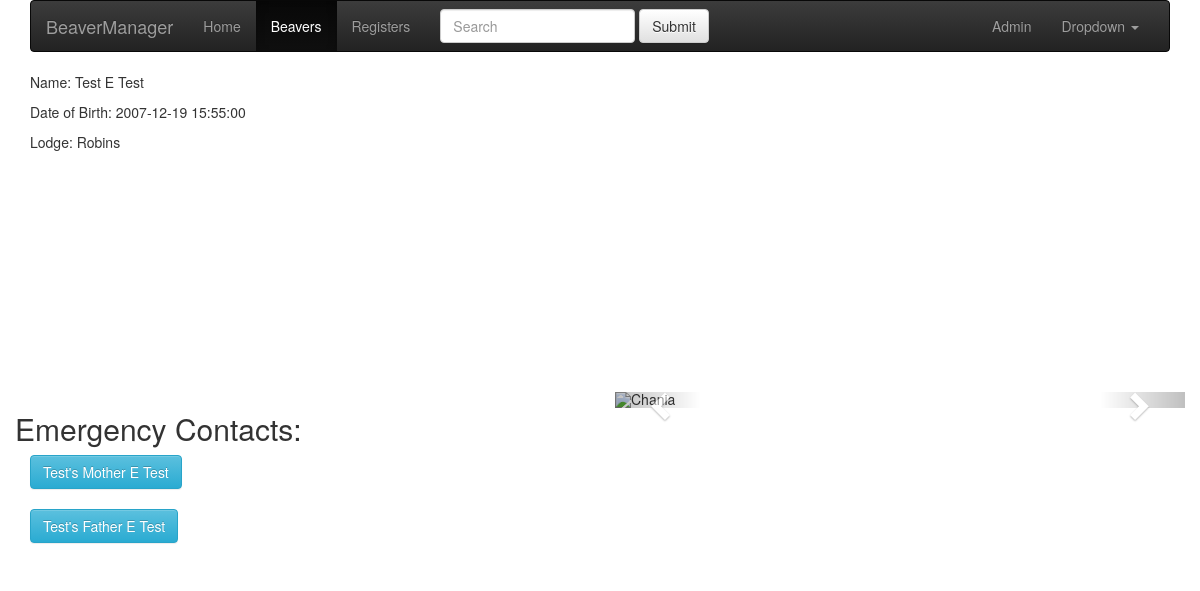
The app's page /beavers/1 with its own data.
### app/models.py (models this page shows, shortened)
class Beaver(db.Model):
    id = db.Column(db.Integer, primary_key=True)
    first_name = db.Column(db.String(64))
    surname = db.Column(db.String(64))
    dob = db.Column(db.DateTime)
    lodge_id = db.Column(db.Integer, db.ForeignKey('lodge.id'))
    contacts = db.relationship('EmergencyContact', backref="beaver",
                               lazy="dynamic")

class Lodge(db.Model):
    id = db.Column(db.Integer, primary_key=True)
    name = db.Column(db.String(64))
    beavers = db.relationship('Beaver', backref="lodge", lazy="dynamic")

class EmergencyContact(db.Model):
    id = db.Column(db.Integer, primary_key=True)
    beaver_id = db.Column(db.Integer, db.ForeignKey('beaver.id'))
    first_name = db.Column(db.String(64))
    surname = db.Column(db.String(64))
    email = db.Column(db.String(256))
    phone_number = db.Column(db.String(11))
    address_line1 = db.Column(db.String(64))
    address_line2 = db.Column(db.String(64))
    town = db.Column(db.String(64))
    county = db.Column(db.String(64))
    postcode = db.Column(db.String(64))

class BeaverBadge(db.Model):
    __tablename__ = "beaverbadge"
    id = db.Column(db.Integer, primary_key=True)
    beaver_id = db.Column(db.Integer, db.ForeignKey('beaver.id'))
    beaver = db.relationship('Beaver', backref="badges")
    badge_id = db.Column(db.Integer, db.ForeignKey('badge.id'))
    completed = db.Column(db.Boolean)

### app/views.py (the view)
@app.route('/beavers/<beaver_id>')
def beaver(beaver_id):
    beaver = Beaver.query.get(beaver_id)
    beaver_attendances = beaver.beaver_attendances
    total = 0
    present = 0
    absent = 0
    for beaver_attendance in beaver_attendances:
        total += 1
        if beaver_attendance.present:
            present += 1
        else:
            absent += 1
    present = to_percent(present, total)
    absent = to_percent(absent, total)
    chartID = "chart_" + str(beaver.id)
    series = [{
              'type': 'pie',
              'name': 'Attendance',
              'colorByPoint': 'true',
              'data': [{
                        'name': 'Present',
                        'y': present
                       },
                       {
                        'name': 'Absent',
                        'y': absent
                       }]
              }]
    title = {'text': 'Attendance'}
    chart = {
                'renderTo': chartID,
                'type': 'pie',
                'plotBorderWidth': 'null',
                'plotShadow': 'false',
            }
    plot_options = {
                'pie': {
                        'allowPointSelect': 'true',
                        'cursor': 'pointer',
                        'dataLabels': '{'
                                      'enabled: false'
                                      '}',
                        'showInLegend': 'true'
                        }
                    }
    height = 40
    return render_template("beaver.html", beaver=beaver, chartID=chartID,
                           series=series, title=title, chart=chart,
                           plot_options=plot_options, height=height)

### app/logic.py (called while the page is built)
def to_percent(value, total):
    return value / total * 100

### app/templates/beaver.html (shortened to what this page needs)
{% extends "base.html" %}
{% block content %}
  <div class="container">
    <div class="row">
      <div class="col-md-6 col-sm-12">
        <p>Name: {{beaver.first_name}} {{beaver.surname}} </p>
        <p>Date of Birth: {{beaver.dob}} </p>
        <p>Lodge: {{beaver.lodge.name}} </p>
      </div>
      <div class="col-md-6 col-sm-12">
        {% include "graph.html" %}
      </div>
    </div>
  </div>
  <div class="row">
    <div class="col-md-6 col-sm-12">
      <h2>Emergency Contacts:</h2>
      {% for contact in beaver.contacts %}
        {% set name = contact.first_name + " " + contact.surname %}
        <div class="container">
          <button type="button" class="btn btn-info" data-toggle="collapse" data-target="#info{{contact.id}}">{{name}}</button>
        </div>
      {% endfor %}
    </div>
    <div class="col-md-6 col-sm-12">
      {% include "badge_carousel.html" %}
    </div>
  </div>
{% endblock %}

### app/templates/badge_carousel.html (shortened to what this page needs)
<div id="beaver_carousel{{ beaver.id }}" class="carousel slide" data-ride="carousel">
  <ol class="carousel-indicators">
    {% for badge in beaver.badges%}
      <li data-target="#beaver_carousel{{ beaver.id }}" data-slide-to="{{ loop.index }}"></li>
    {% endfor %}
  </ol>
  <div class="carousel-inner" role="listbox">
    <div class="item active">
      <img src="img_chania.jpg" alt="Chania">
    </div>
  </div>
  <a class="left carousel-control" href="#beaver_carousel{{ beaver.id }}" role="button" data-slide="prev">
    <span class="glyphicon glyphicon-chevron-left" aria-hidden="true"></span>
  </a>
  <a class="right carousel-control" href="#beaver_carousel{{ beaver.id }}" role="button" data-slide="next">
    <span class="glyphicon glyphicon-chevron-right" aria-hidden="true"></span>
  </a>
</div>

### records on screen
Beaver: first_name "Test", surname "E Test", dob "2007-12-19 15:55:00"
Lodge: lodge.name "Robins"
EmergencyContact: name "Test's Mother E Test"
EmergencyContact: name "Test's Father E Test"

### other values on screen
{{ name }} "Home Registers"
{{ name }} "Beavers"
